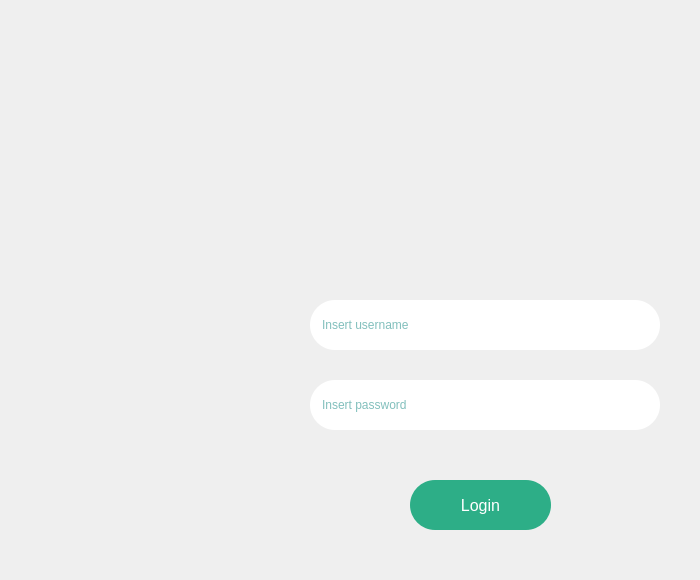
    <widget class="QWidget" name="loginPage">
     <property name="styleSheet">
      <string notr="true"/>
     </property>
     <widget class="QGroupBox" name="loginContainer">
      <property name="geometry">
       <rect>
        <x>270</x>
        <y>20</y>
        <width>421</width>
        <height>551</height>
       </rect>
      </property>
      <property name="styleSheet">
       <string notr="true">background-color: rgba(220, 220, 220, .0);
border-radius: 10px;</string>
      </property>
      <property name="title">
       <string/>
      </property>
      <widget class="QLineEdit" name="usernameInput">
       <property name="geometry">
        <rect>
         <x>40</x>
         <y>280</y>
         <width>350</width>
         <height>50</height>
        </rect>
       </property>
       <property name="styleSheet">
        <string notr="true">border: none;
background-color: white;
padding: 10px;
border-radius: 25px;
font: 25 10pt &quot;Ubuntu&quot;;
color: rgb(3, 127, 122);</string>
       </property>
       <property name="placeholderText">
        <string>Insert username</string>
       </property>
       <property name="clearButtonEnabled">
        <bool>false</bool>
       </property>
      </widget>
      <widget class="QLineEdit" name="passwordInput">
       <property name="geometry">
        <rect>
         <x>40</x>
         <y>360</y>
         <width>350</width>
         <height>50</height>
        </rect>
       </property>
       <property name="styleSheet">
        <string notr="true">border: none;
background-color: white;
padding: 10px;
border-radius: 25px;
font: 25 10pt &quot;Ubuntu&quot;;
color: rgb(3, 127, 122);</string>
       </property>
       <property name="echoMode">
        <enum>QLineEdit::Password</enum>
       </property>
       <property name="placeholderText">
        <string>Insert password</string>
       </property>
      </widget>
      <widget class="QLabel" name="schoolLogo1">
       <property name="geometry">
        <rect>
         <x>110</x>
         <y>60</y>
         <width>181</width>
         <height>181</height>
        </rect>
       </property>
       <property name="font">
        <font>
         <family>Ubuntu</family>
         <pointsize>14</pointsize>
         <weight>3</weight>
         <italic>false</italic>
         <bold>false</bold>
        </font>
       </property>
       <property name="styleSheet">
        <string notr="true">border-radius: 65px;
color: rgb(3, 127, 122);
font: 25 14pt &quot;Ubuntu&quot;;</string>
       </property>
       <property name="text">
        <string/>
       </property>
       <property name="pixmap">
        <pixmap>../d.jpg</pixmap>
       </property>
       <property name="scaledContents">
        <bool>true</bool>
       </property>
       <property name="alignment">
        <set>Qt::AlignCenter</set>
       </property>
      </widget>
      <widget class="QPushButton" name="loginButton">
       <property name="geometry">
        <rect>
         <x>140</x>
         <y>460</y>
         <width>141</width>
         <height>50</height>
        </rect>
       </property>
       <property name="font">
        <font>
         <family>Ubuntu</family>
         <pointsize>12</pointsize>
         <weight>3</weight>
         <italic>false</italic>
         <bold>false</bold>
        </font>
       </property>
       <property name="focusPolicy">
        <enum>Qt::StrongFocus</enum>
       </property>
       <property name="styleSheet">
        <string notr="true">background-color: rgb(45, 174, 135);
color: white;
border-radius: 25px;
font: 25 12pt &quot;Ubuntu&quot;;</string>
       </property>
       <property name="text">
        <string>Login</string>
       </property>
       <property name="autoDefault">
        <bool>false</bool>
       </property>
       <property name="flat">
        <bool>false</bool>
       </property>
      </widget>
      <zorder>schoolLogo1</zorder>
      <zorder>usernameInput</zorder>
      <zorder>passwordInput</zorder>
      <zorder>loginButton</zorder>
     </widget>
    </widget>
